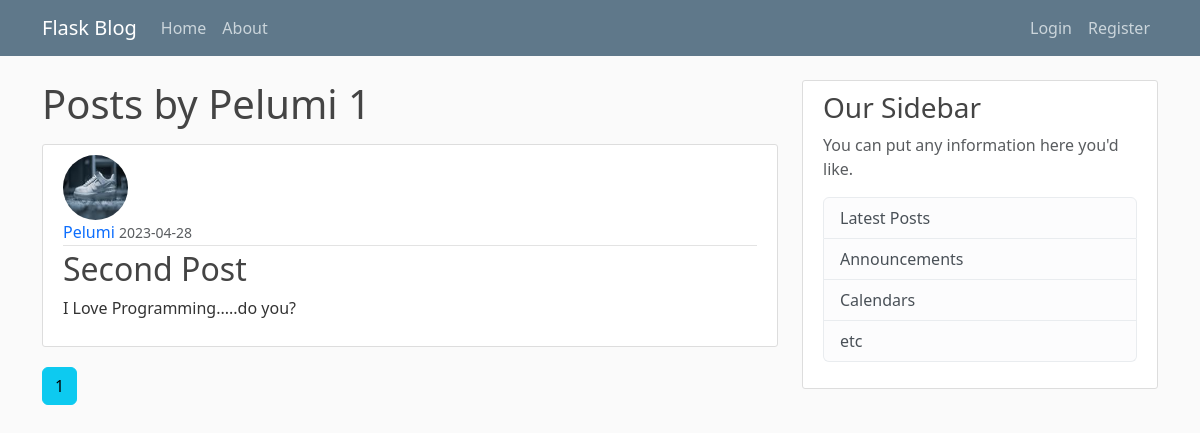
Before: /user/Pelumi with the older database file.
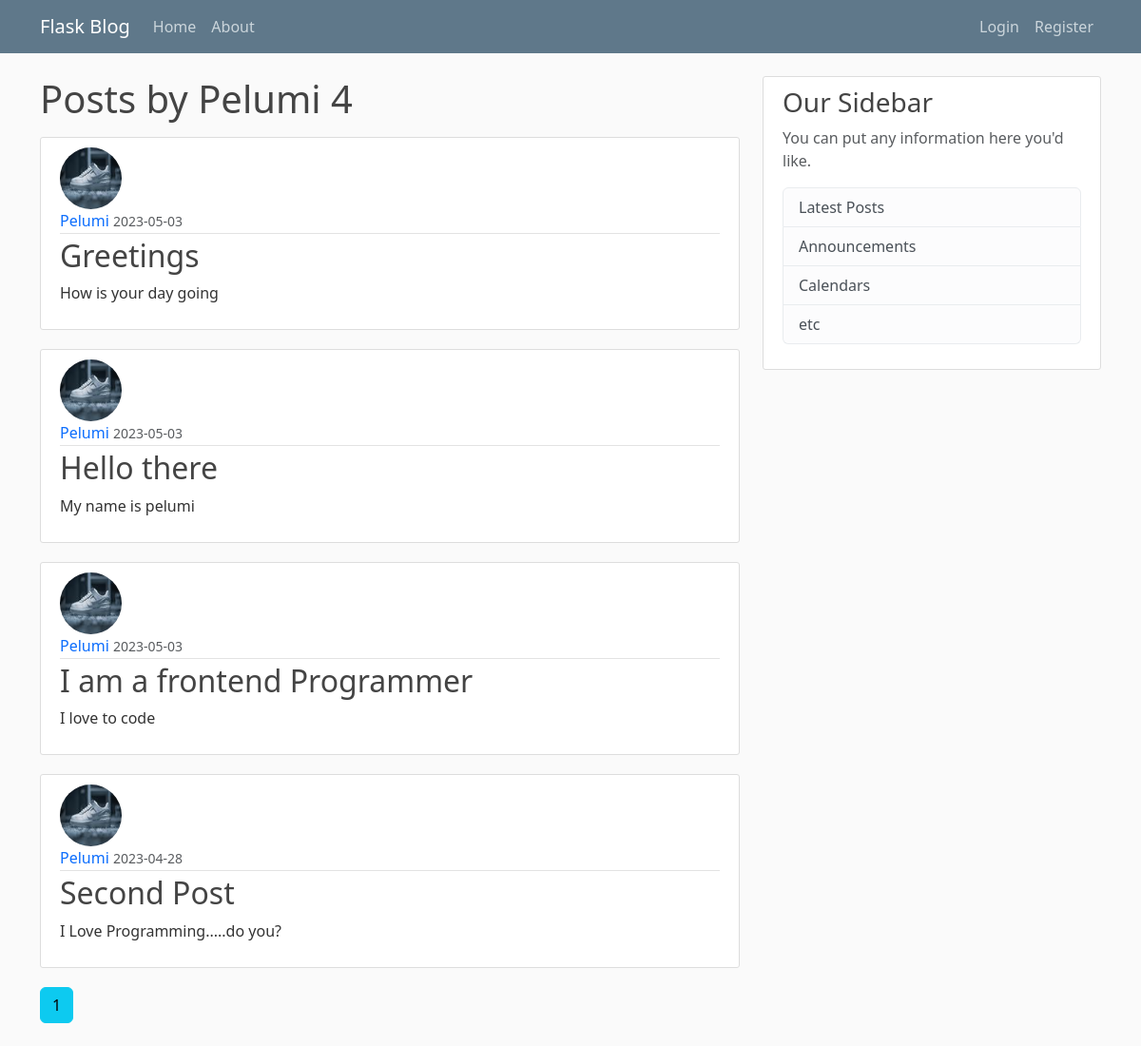
After: the same page with the newer database file.
### flask_blog/models.py (models this page shows, shortened)
class User(db.Model, UserMixin): # This is a table called 'User', then we create coloumns within it
    id = db.Column(db.Integer, primary_key=True)
    username = db.Column(db.String(20), unique=True, nullable=False) # Username must not be longer that 20characters, it has to be unique, it cannot be 'null' meaning it must not be empty
    email = db.Column(db.String(120), unique=True, nullable=False) # Email must not be longer that 120characters, it has to be unique, it cannot be 'null' meaning it must not be empty
    image_file = db.Column(db.String(20), nullable=False, default='default.jpg') # This is the user profile picture. It is going to be stored as an harsh, and the harsh will be 20characters long. It must not be empty, Default profile picture that every user starts out with must be default
    password = db.Column(db.String(60), nullable=False) # The password will be stored has an harsh, the harsh will be 60characters long
    post = db.relationship('Post', backref='author', lazy=True) # This is to say the 'post' attribute has a relationship with the 'Post' module. The 'backref' is similar to adding another column to the Post module. What the backref allows us to do is When we have a post we can simply use the "author" attribute to get the user who created the post

class Post(db.Model): # This will hold our post
    id = db.Column(db.Integer, primary_key=True)
    title = db.Column(db.String(100), nullable=False) # Title length will max out at 100characters
    date_posted = db.Column(db.DateTime, nullable=False, default=datetime.utcnow) # data posted will have a 'column type' of datatime, it must not be empty, then the default will be set with the datetime.utcnow function without the brakets'()' because we are not calling it now, its just a argument. 'utc' is the most accurate time to use in a db
    content = db.Column(db.Text, nullable=False) # The type of this column is a txt, it must not be empty
    user_id = db.Column(db.Integer, db.ForeignKey('user.id'), nullable=False)

### flask_blog/users/routes.py (the view)
@user.route("/user/<string:username>")
def user_posts(username):
    page = request.args.get('page', 1, type=int)
    user = User.query.filter_by(username=username).first_or_404()
    posts = Post.query.filter_by(author=user)\
        .order_by(Post.date_posted.desc())\
        .paginate(page=page, per_page=5)  # The order_by(Post.date_posted.desc()) is added to make sure that the latest post is found at the top of the blog. back slash is for breaking the line to write in the next line
    return render_template('user_posts.html', posts=posts, user=user)

### flask_blog/templates/user_posts.html
{% extends "layout.html" %} {% block content %}
<h1 class="mb-3">Posts by {{user.username}} {{posts.total}}</h1>
{% for post in posts.items %}
<article class="media content-section">
  <img
    class="rounded-circle article-img"
    src="{{url_for('static', filename='profile_pics/' + post.author.image_file)}}"
    alt=""
  />
  <div class="media-body">
    <div class="article-metadata">
      <a
        class="mr-2"
        href="{{url_for('users.user_posts', username=post.author.username)}}"
        >{{ post.author.username }}</a
      >
      <small class="text-muted"
        >{{ post.date_posted.strftime('%Y-%m-%d') }}</small
      >
    </div>
    <h2>
      <a
        class="article-title"
        href="{{ url_for('posts.post', post_id=post.id) }}"
        >{{ post.title }}</a
      >
    </h2>
    <p class="article-content">{{ post.content }}</p>
  </div>
</article>
{% endfor %} {% for page_num in posts.iter_pages(left_edge=1, right_edge=1,
left_current=1, right_current=2) %} {%if page_num%} {%if posts.page ==
page_num%}
<a
  href="{{url_for('users.user_posts', username=user.username, page=page_num)}}"
  class="btn-info btn mb-4"
  >{{page_num}}</a
>
{%else%}
<a
  href="{{url_for('user.user_posts', username=user.username, page=page_num)}}"
  class="btn-outline-info btn mb-4"
  >{{page_num}}</a
>
{%endif%} {%else%} ... {%endif%} {%endfor%} {% endblock content %}

### flask_blog/templates/layout.html (shortened to what this page needs)
<!DOCTYPE html>
<html lang="en">
<head>
    <link href="https://cdn.jsdelivr.net/npm/bootstrap@5.3.0-alpha3/dist/css/bootstrap.min.css" rel="stylesheet">
    <link rel="stylesheet" type="text/css" href="{{url_for('static', filename='main.css')}}">
</head>
<body>
    <header class="site-header">
        <nav class="navbar navbar-expand-md navbar-dark bg-steel fixed-top">
            <div class="container fle justify-content-between">
                <a class="navbar-brand mr-4" href="/">Flask Blog</a>
                <div class="collapse navbar-collapse flex-row justify-content-between" id="navbarToggle">
                    <div class="navbar-nav mr-auto">
                        <a class="nav-item nav-link" href="{{url_for('main.home')}}">Home</a>
                        <a class="nav-item nav-link" href="{{url_for('main.about')}}">About</a>
                    </div>
                    <div class="navbar-nav">
                        {% if current_user.is_authenticated %}
                        <a class="nav-item nav-link" href="{{url_for('posts.new_post')}}">New Post</a>
                        <a class="nav-item nav-link" href="{{url_for('users.account')}}">Account</a>
                        <a class="nav-item nav-link" href="{{url_for('users.logout')}}">Logout</a> {% else %}
                        <a class="nav-item nav-link" href="{{url_for('users.login')}}">Login</a>
                        <a class="nav-item nav-link" href="{{url_for('users.register')}}">Register</a> {%endif%}
                    </div>
                </div>
            </div>
        </nav>
    </header>
    <main role="main" class="container">
        <div class="row">
            <div class="col-md-8">
                 {% block content %}{% endblock %}
            </div>
            <div class="col-md-4">
                <div class="content-section">
                    <h3>Our Sidebar</h3>
                    <p class='text-muted'>You can put any information here you'd like.
                        <ul class="list-group">
                            <li class="list-group-item list-group-item-light">Latest Posts</li>
                            <li class="list-group-item list-group-item-light">Announcements</li>
                            <li class="list-group-item list-group-item-light">Calendars</li>
                            <li class="list-group-item list-group-item-light">etc</li>
                        </ul>
                    </p>
                </div>
            </div>
        </div>
    </main>
</body>
</html>

### flask_blog/static/main.css (style rules this page uses)
*, *::before, *::after { padding: none; margin: none; box-sizing: border-box; text-decoration: none; list-style: none; }
body { background: #fafafa; color: #333333; margin-top: 5rem; }
h1, h2, h3, h4, h5, h6 { color: #444444; }
.bg-steel { background-color: #5f788a; }
.site-header .navbar-nav .nav-link { color: #cbd5db; }
.content-section { background: #ffffff; padding: 10px 20px; border: 1px solid #dddddd; border-radius: 3px; margin-bottom: 20px; }
.mr-2 { text-decoration: none; }
.article-title { text-decoration: none; color: #444444; }
.article-content { white-space: pre-line; }
.article-img { height: 65px; width: 65px; margin-right: 16px; }
.article-metadata { padding-bottom: 1px; margin-bottom: 4px; border-bottom: 1px solid #e3e3e3 }

Changed rows visible on the page:
added Post: image_file (picture), author.username "Pelumi", date_posted "2023-05-03", title "Greetings", content "How is your day going"
added Post: image_file (picture), author.username "Pelumi", date_posted "2023-05-03", title "Hello there", content "My name is pelumi"
added Post: image_file (picture), author.username "Pelumi", date_posted "2023-05-03", title "I am a frontend Programmer", content "I love to code"
Other visible differences:
{{ posts.total }}: "1" → "4"
